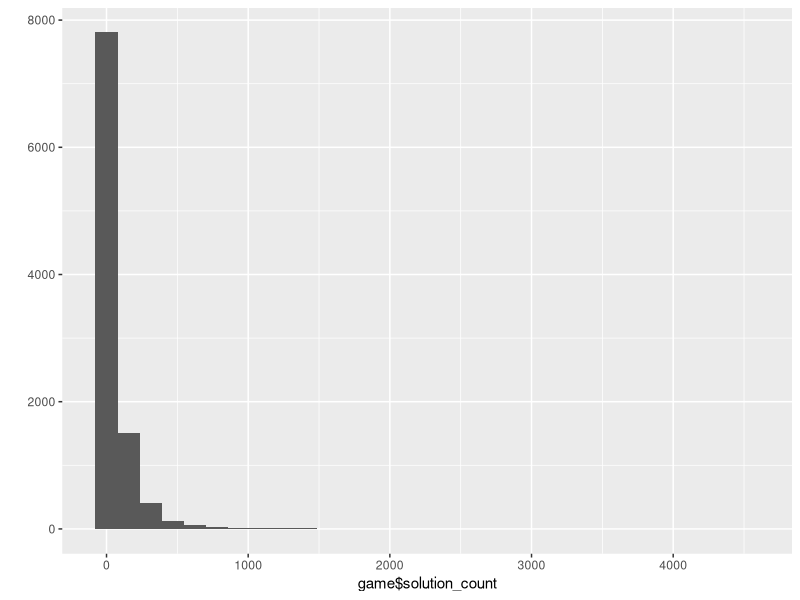

The R script that drew this image:
# Andrew Ziem, July 2018

game <- read.csv('game.csv')

# Summarize the distribution of solutions per board
summary(game$solution_count)

# Visualize the distribution of solutions per board
require(ggplot2)
png('analyze.png', width=600, height=600)
qplot(game$solution_count, geom="histogram")
dev.off()
